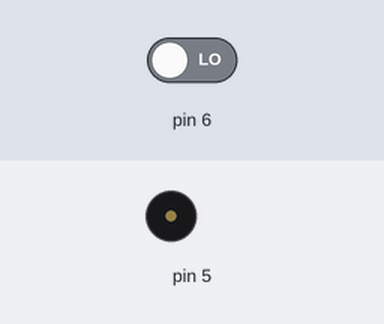
Simulated run of this sketch. Board: Arduino Uno, built with avr-gcc and run on an emulated ATmega328P. Shown: buzzer (waves = sounding). The test bench sets the inputs (shaded band); at power-on: pin 6 LOW.

Above: at 1.2 s.
1.3 s: pin 6 driven HIGH
At 1.6 s:
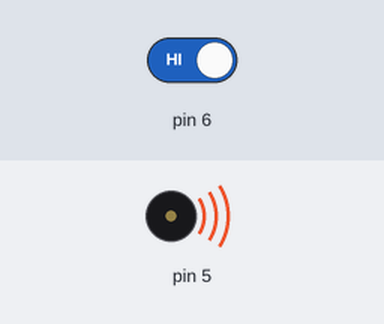
Timing chart, 0 to 4.3 s (numbered marks = the images above; inputs shaded):
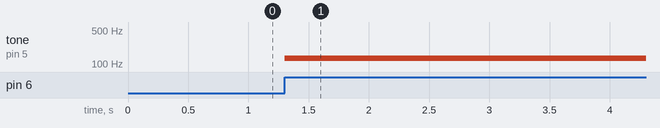

Measured:
- after the input at 1.3 s, tone on pin 5: silent → 130 Hz at once

The sketch:

Sketch_12.ino
```cpp
void setup() {
 pinMode(5,OUTPUT);
 pinMode(6, INPUT);

}

void loop() {
  if(digitalRead(6) == HIGH){
    tone(5, 130.8);
  }

}
```
